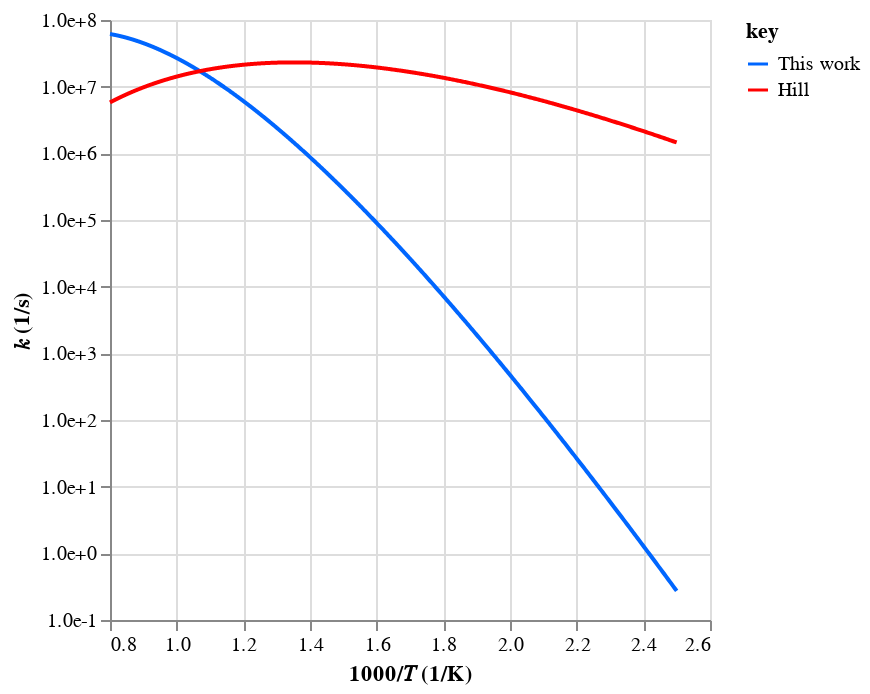
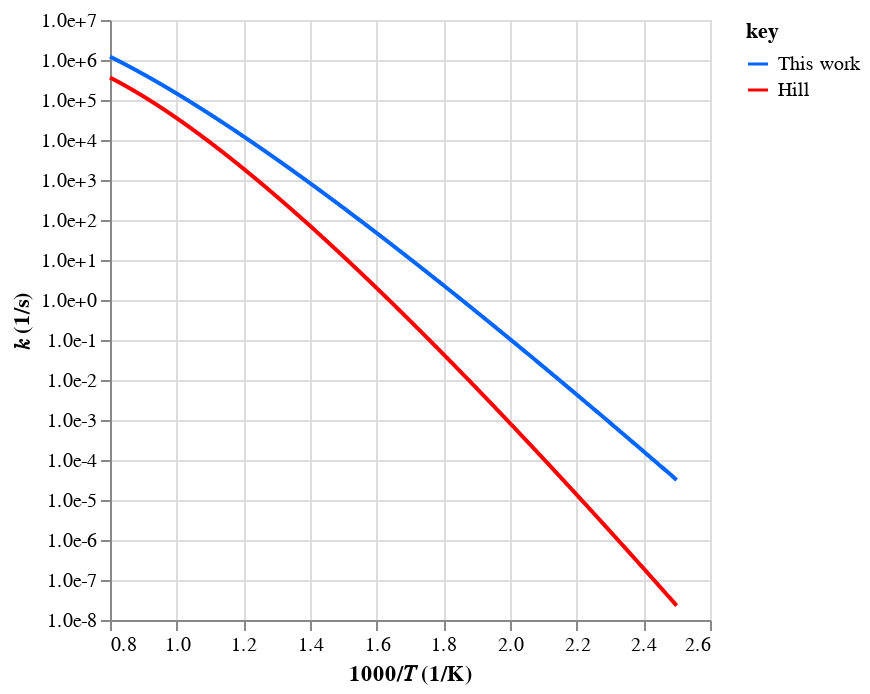

The code cell stored with these charts, in order, in its notebook:
### Code cell
# Check rates
workflow.plot_rates(tag=tag, root_path=root_path)

### Figure 1 — Vega-Lite specification as saved in the notebook (floating-point values rounded to 4 significant figures; data arrays with more than 128 entries replaced by an {"elided": "..."} marker saying what was removed)
{"config": {"view": {"continuousWidth": 300, "continuousHeight": 300}}, "data": {"name": "data-180e7e3fe85a36f53c43bdc7b29ec079"}, "mark": {"type": "line"}, "encoding": {"color": {"field": "key", "scale": {"domain": ["This work", "Hill"], "range": ["#0066ff", "#ff0000"]}, "type": "nominal"}, "x": {"field": "x", "scale": {"zero": false}, "title": "1000/𝑇 (1/K)", "type": "quantitative"}, "y": {"axis": {"format": ".1e", "values": [0.1, 1, 10, 100, 1000, 10000, 100000, 1000000, 10000000, 100000000, 1000000000]}, "field": "value", "scale": {"type": "log"}, "title": "𝑘 (1/s)", "type": "quantitative"}}, "transform": [{"fold": ["This work", "Hill"]}], "$schema": "https://vega.github.io/schema/vega-lite/v5.20.1.json", "datasets": {"data-180e7e3fe85a36f53c43bdc7b29ec079": {"elided": "1000 records"}}}

### Figure 2 — Vega-Lite specification as saved in the notebook (floating-point values rounded to 4 significant figures; data arrays with more than 128 entries replaced by an {"elided": "..."} marker saying what was removed)
{"config": {"view": {"continuousWidth": 300, "continuousHeight": 300}}, "data": {"name": "data-2d927499e90a4dac40e3e527b6495a19"}, "mark": {"type": "line"}, "encoding": {"color": {"field": "key", "scale": {"domain": ["This work", "Hill"], "range": ["#0066ff", "#ff0000"]}, "type": "nominal"}, "x": {"field": "x", "scale": {"zero": false}, "title": "1000/𝑇 (1/K)", "type": "quantitative"}, "y": {"axis": {"format": ".1e", "values": [1e-08, 1e-07, 1e-06, 1e-05, 0.0001, 0.001, 0.01, 0.1, 1, 10, 100, 1000, 10000, 100000, 1000000, 10000000]}, "field": "value", "scale": {"type": "log"}, "title": "𝑘 (1/s)", "type": "quantitative"}}, "transform": [{"fold": ["This work", "Hill"]}], "$schema": "https://vega.github.io/schema/vega-lite/v5.20.1.json", "datasets": {"data-2d927499e90a4dac40e3e527b6495a19": {"elided": "1000 records"}}}
